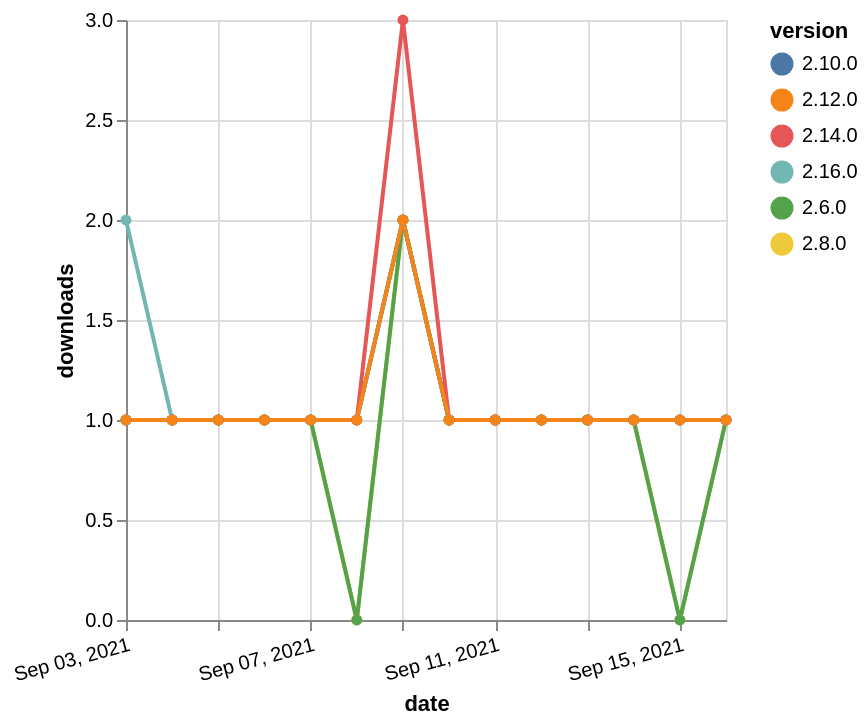

Specify this chart in Vega-Lite:
### Vega-Lite specification from a JSON file in a GitHub repository (floating-point values rounded to 4 significant figures)
{"$schema": "https://vega.github.io/schema/vega-lite/v5.json", "description": "A simple bar chart with embedded data.", "data": {"values": [{"date": "2021-09-03", "total": 115, "delta": 2, "version": "2.16.0"}, {"date": "2021-09-04", "total": 116, "delta": 1, "version": "2.16.0"}, {"date": "2021-09-05", "total": 117, "delta": 1, "version": "2.16.0"}, {"date": "2021-09-06", "total": 118, "delta": 1, "version": "2.16.0"}, {"date": "2021-09-07", "total": 119, "delta": 1, "version": "2.16.0"}, {"date": "2021-09-08", "total": 120, "delta": 1, "version": "2.16.0"}, {"date": "2021-09-09", "total": 122, "delta": 2, "version": "2.16.0"}, {"date": "2021-09-10", "total": 123, "delta": 1, "version": "2.16.0"}, {"date": "2021-09-11", "total": 124, "delta": 1, "version": "2.16.0"}, {"date": "2021-09-12", "total": 125, "delta": 1, "version": "2.16.0"}, {"date": "2021-09-13", "total": 126, "delta": 1, "version": "2.16.0"}, {"date": "2021-09-14", "total": 127, "delta": 1, "version": "2.16.0"}, {"date": "2021-09-15", "total": 128, "delta": 1, "version": "2.16.0"}, {"date": "2021-09-16", "total": 129, "delta": 1, "version": "2.16.0"}, {"date": "2021-09-03", "total": 190, "delta": 1, "version": "2.8.0"}, {"date": "2021-09-04", "total": 191, "delta": 1, "version": "2.8.0"}, {"date": "2021-09-05", "total": 192, "delta": 1, "version": "2.8.0"}, {"date": "2021-09-06", "total": 193, "delta": 1, "version": "2.8.0"}, {"date": "2021-09-07", "total": 194, "delta": 1, "version": "2.8.0"}, {"date": "2021-09-08", "total": 194, "delta": 0, "version": "2.8.0"}, {"date": "2021-09-09", "total": 196, "delta": 2, "version": "2.8.0"}, {"date": "2021-09-10", "total": 197, "delta": 1, "version": "2.8.0"}, {"date": "2021-09-11", "total": 198, "delta": 1, "version": "2.8.0"}, {"date": "2021-09-12", "total": 199, "delta": 1, "version": "2.8.0"}, {"date": "2021-09-13", "total": 200, "delta": 1, "version": "2.8.0"}, {"date": "2021-09-14", "total": 201, "delta": 1, "version": "2.8.0"}, {"date": "2021-09-15", "total": 201, "delta": 0, "version": "2.8.0"}, {"date": "2021-09-16", "total": 202, "delta": 1, "version": "2.8.0"}, {"date": "2021-09-03", "total": 243, "delta": 1, "version": "2.6.0"}, {"date": "2021-09-04", "total": 244, "delta": 1, "version": "2.6.0"}, {"date": "2021-09-05", "total": 245, "delta": 1, "version": "2.6.0"}, {"date": "2021-09-06", "total": 246, "delta": 1, "version": "2.6.0"}, {"date": "2021-09-07", "total": 247, "delta": 1, "version": "2.6.0"}, {"date": "2021-09-08", "total": 247, "delta": 0, "version": "2.6.0"}, {"date": "2021-09-09", "total": 249, "delta": 2, "version": "2.6.0"}, {"date": "2021-09-10", "total": 250, "delta": 1, "version": "2.6.0"}, {"date": "2021-09-11", "total": 251, "delta": 1, "version": "2.6.0"}, {"date": "2021-09-12", "total": 252, "delta": 1, "version": "2.6.0"}, {"date": "2021-09-13", "total": 253, "delta": 1, "version": "2.6.0"}, {"date": "2021-09-14", "total": 254, "delta": 1, "version": "2.6.0"}, {"date": "2021-09-15", "total": 254, "delta": 0, "version": "2.6.0"}, {"date": "2021-09-16", "total": 255, "delta": 1, "version": "2.6.0"}, {"date": "2021-09-03", "total": 176, "delta": 1, "version": "2.10.0"}, {"date": "2021-09-04", "total": 177, "delta": 1, "version": "2.10.0"}, {"date": "2021-09-05", "total": 178, "delta": 1, "version": "2.10.0"}, {"date": "2021-09-06", "total": 179, "delta": 1, "version": "2.10.0"}, {"date": "2021-09-07", "total": 180, "delta": 1, "version": "2.10.0"}, {"date": "2021-09-08", "total": 181, "delta": 1, "version": "2.10.0"}, {"date": "2021-09-09", "total": 183, "delta": 2, "version": "2.10.0"}, {"date": "2021-09-10", "total": 184, "delta": 1, "version": "2.10.0"}, {"date": "2021-09-11", "total": 185, "delta": 1, "version": "2.10.0"}, {"date": "2021-09-12", "total": 186, "delta": 1, "version": "2.10.0"}, {"date": "2021-09-13", "total": 187, "delta": 1, "version": "2.10.0"}, {"date": "2021-09-14", "total": 188, "delta": 1, "version": "2.10.0"}, {"date": "2021-09-15", "total": 189, "delta": 1, "version": "2.10.0"}, {"date": "2021-09-16", "total": 190, "delta": 1, "version": "2.10.0"}, {"date": "2021-09-03", "total": 179, "delta": 1, "version": "2.14.0"}, {"date": "2021-09-04", "total": 180, "delta": 1, "version": "2.14.0"}, {"date": "2021-09-05", "total": 181, "delta": 1, "version": "2.14.0"}, {"date": "2021-09-06", "total": 182, "delta": 1, "version": "2.14.0"}, {"date": "2021-09-07", "total": 183, "delta": 1, "version": "2.14.0"}, {"date": "2021-09-08", "total": 184, "delta": 1, "version": "2.14.0"}, {"date": "2021-09-09", "total": 187, "delta": 3, "version": "2.14.0"}, {"date": "2021-09-10", "total": 188, "delta": 1, "version": "2.14.0"}, {"date": "2021-09-11", "total": 189, "delta": 1, "version": "2.14.0"}, {"date": "2021-09-12", "total": 190, "delta": 1, "version": "2.14.0"}, {"date": "2021-09-13", "total": 191, "delta": 1, "version": "2.14.0"}, {"date": "2021-09-14", "total": 192, "delta": 1, "version": "2.14.0"}, {"date": "2021-09-15", "total": 193, "delta": 1, "version": "2.14.0"}, {"date": "2021-09-16", "total": 194, "delta": 1, "version": "2.14.0"}, {"date": "2021-09-03", "total": 155, "delta": 1, "version": "2.12.0"}, {"date": "2021-09-04", "total": 156, "delta": 1, "version": "2.12.0"}, {"date": "2021-09-05", "total": 157, "delta": 1, "version": "2.12.0"}, {"date": "2021-09-06", "total": 158, "delta": 1, "version": "2.12.0"}, {"date": "2021-09-07", "total": 159, "delta": 1, "version": "2.12.0"}, {"date": "2021-09-08", "total": 160, "delta": 1, "version": "2.12.0"}, {"date": "2021-09-09", "total": 162, "delta": 2, "version": "2.12.0"}, {"date": "2021-09-10", "total": 163, "delta": 1, "version": "2.12.0"}, {"date": "2021-09-11", "total": 164, "delta": 1, "version": "2.12.0"}, {"date": "2021-09-12", "total": 165, "delta": 1, "version": "2.12.0"}, {"date": "2021-09-13", "total": 166, "delta": 1, "version": "2.12.0"}, {"date": "2021-09-14", "total": 167, "delta": 1, "version": "2.12.0"}, {"date": "2021-09-15", "total": 168, "delta": 1, "version": "2.12.0"}, {"date": "2021-09-16", "total": 169, "delta": 1, "version": "2.12.0"}]}, "width": "container", "mark": {"type": "line", "point": {"filled": true}}, "encoding": {"x": {"field": "date", "type": "temporal", "timeUnit": "yearmonthdate", "title": "date", "axis": {"labelAngle": -15}}, "y": {"field": "delta", "type": "quantitative", "title": "downloads"}, "color": {"field": "version", "type": "nominal"}, "tooltip": {"field": "delta"}}}
